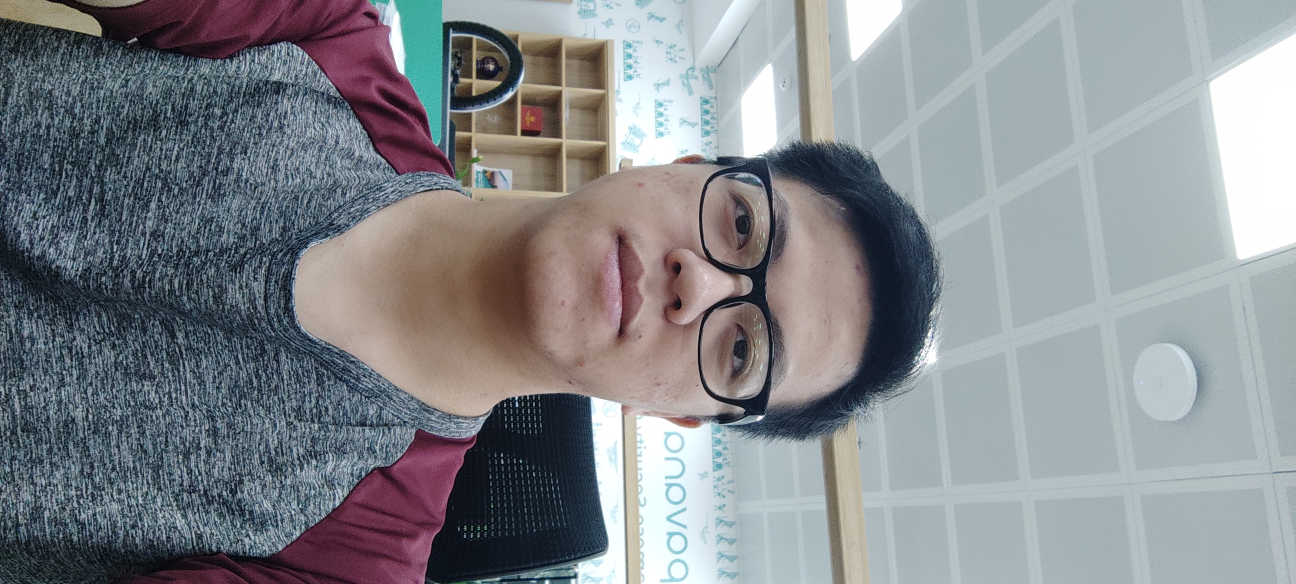
#> input picture models/images/SonNN.jpg, 5184 x 2336 px (shown at 1/4 size)
$ python -i create_scrfd_raws.py   (imports and definitions only)
#> lines starting #> are read from the running program, lines starting #| are printed output that depends on the picture
#!/usr/bin/python3
#==============================================================================
#
#  Copyright (c) 2021 Qualcomm Technologies, Inc.
#  All Rights Reserved.
#  Confidential and Proprietary - Qualcomm Technologies, Inc.
#
#==============================================================================

import argparse
import numpy as np
import os

from PIL import Image

CROPPED_SIZE = 640

# [35 lines left out: functions __get_img_raw, __create_raw_scrfd, not called in this run]

def __resize_square_to_jpg(src, dst):
#> called with src = '../../models/images/SonNN.jpg', dst = 'out.png'
    src_img = Image.open(src)
#> src_img is the input picture: PIL image 5184x2336 RGB; mean R, G, B 132.1, 136.2, 140.5
    # If black and white image, convert to rgb (all 3 channels the same)
    if len(np.shape(src_img)) == 2: src_img = src_img.convert(mode = 'RGB')
    src_img = src_img.resize((672, 672),resample=Image.BILINEAR)
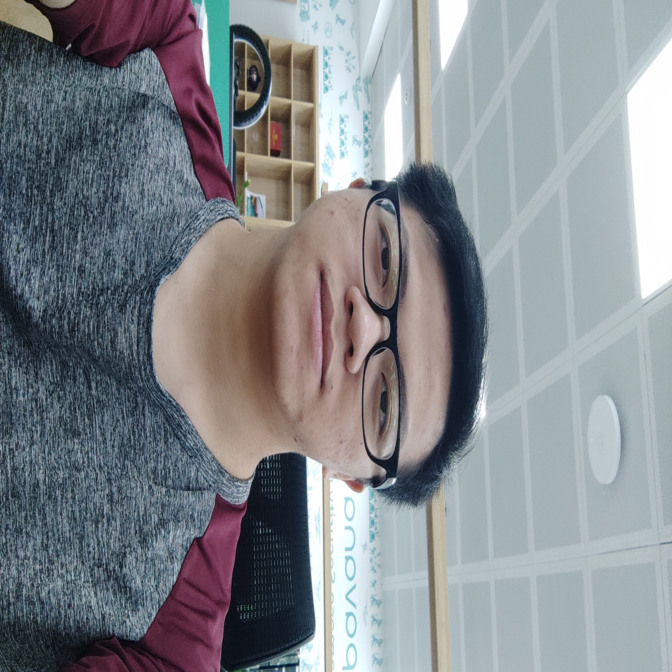
#> src_img: PIL image 672x672 RGB; mean R, G, B 132.1, 136.2, 140.5
    # center crop to 224x224
    width, height = src_img.size
#> width = 672; height = 672
    short_dim = CROPPED_SIZE
    crop_coord = (
        (width  - short_dim) / 2,
        (height - short_dim) / 2,
        (width  + short_dim) / 2,
        (height + short_dim) / 2
    )
#> crop_coord = (16, 16, 656, 656)
    dst_img = src_img.crop(crop_coord)
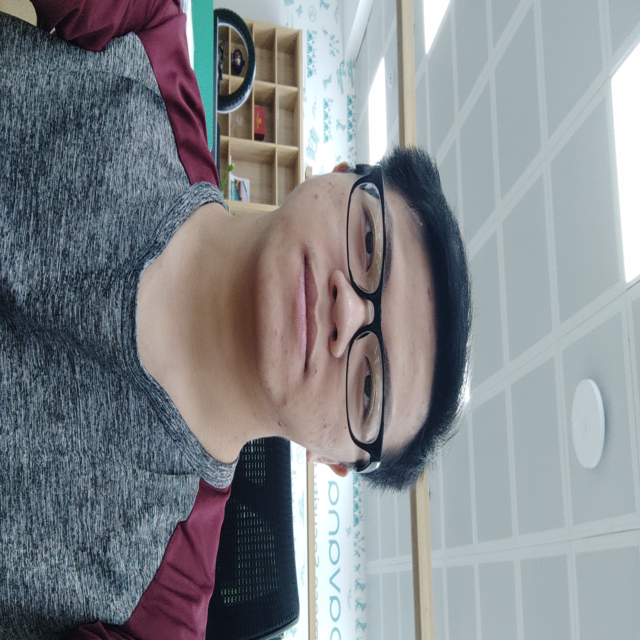
#> dst_img: PIL image 640x640 RGB; mean R, G, B 131.6, 135.6, 139.7
    dst_img.save(dst)
    return 0

# [32 lines left out: functions convert_img, main, not called in this run]


# [2 lines not run here, left out]

>>> result = __resize_square_to_jpg('../../models/images/SonNN.jpg', 'out.png')

$ run again, on models/images/Maria.png
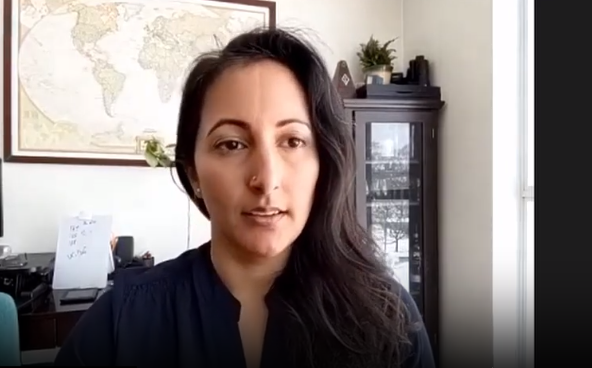
#> input picture models/images/Maria.png, 592 x 368 px
#> in __resize_square_to_jpg, src_img is the input picture: PIL image 592x368 RGB; mean R, G, B 134.1, 124.3, 121.9
#> in __resize_square_to_jpg, `src_img = src_img.resize((672, 672),resample=Image.BILINEAR)`:
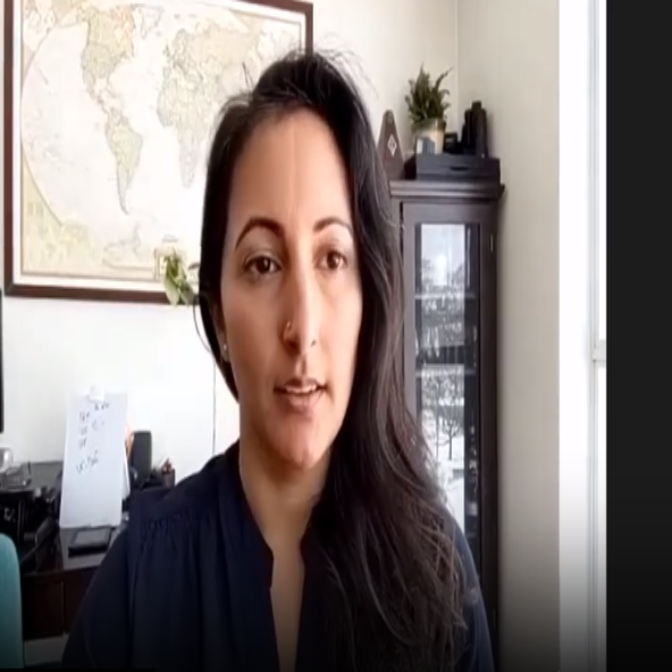
#> src_img: PIL image 672x672 RGB; mean R, G, B 134.1, 124.3, 121.9
#> in __resize_square_to_jpg, `dst_img = src_img.crop(crop_coord)`:
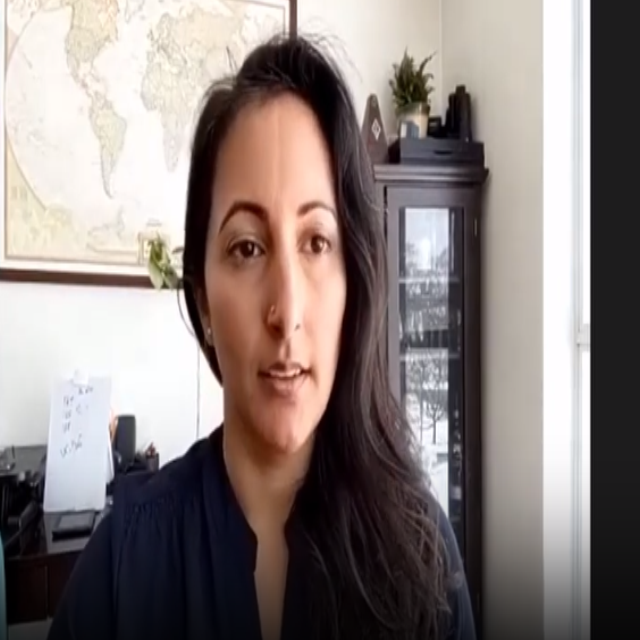
#> dst_img: PIL image 640x640 RGB; mean R, G, B 138, 127.5, 125
